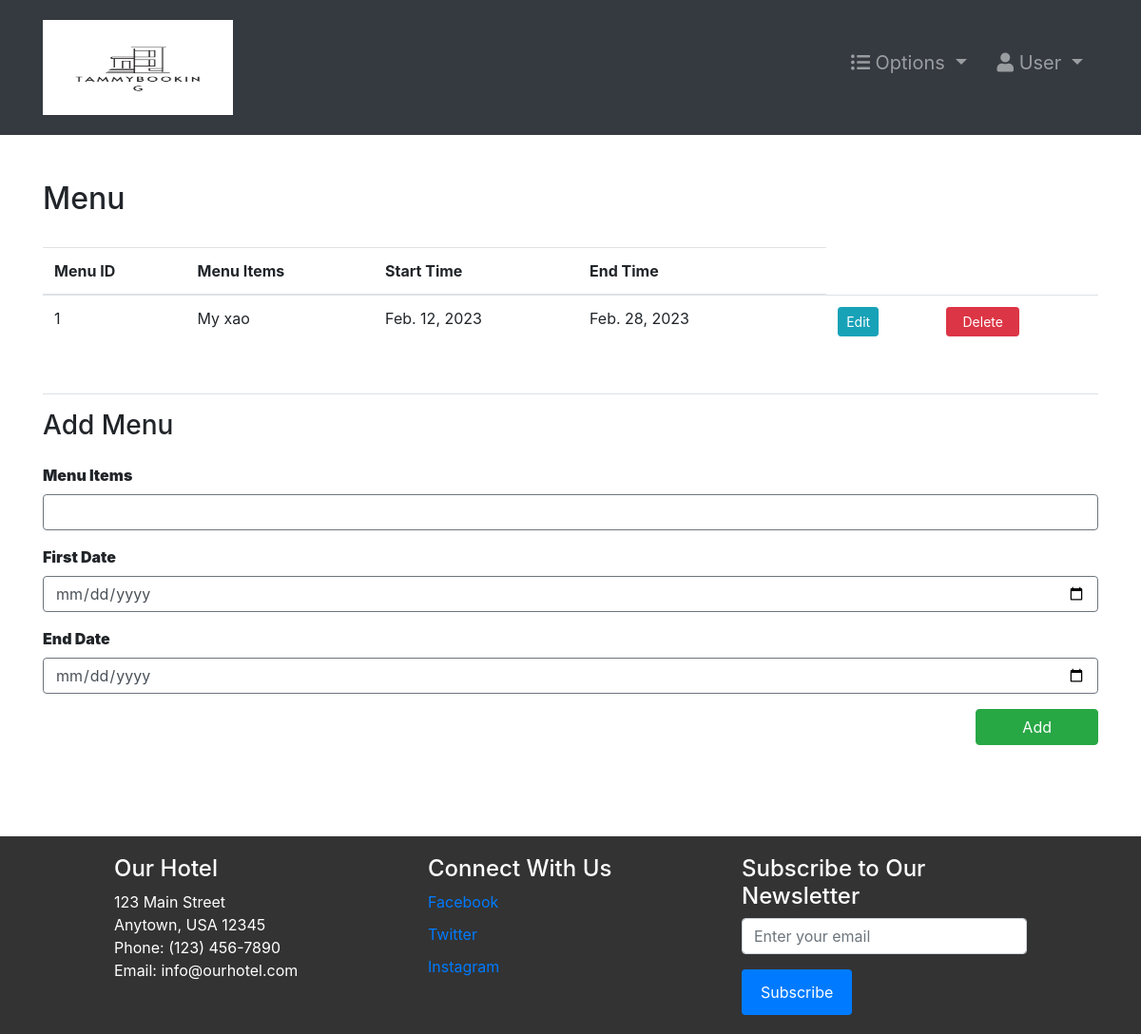
Before: /food-menu/ (signed in) with the older database file.
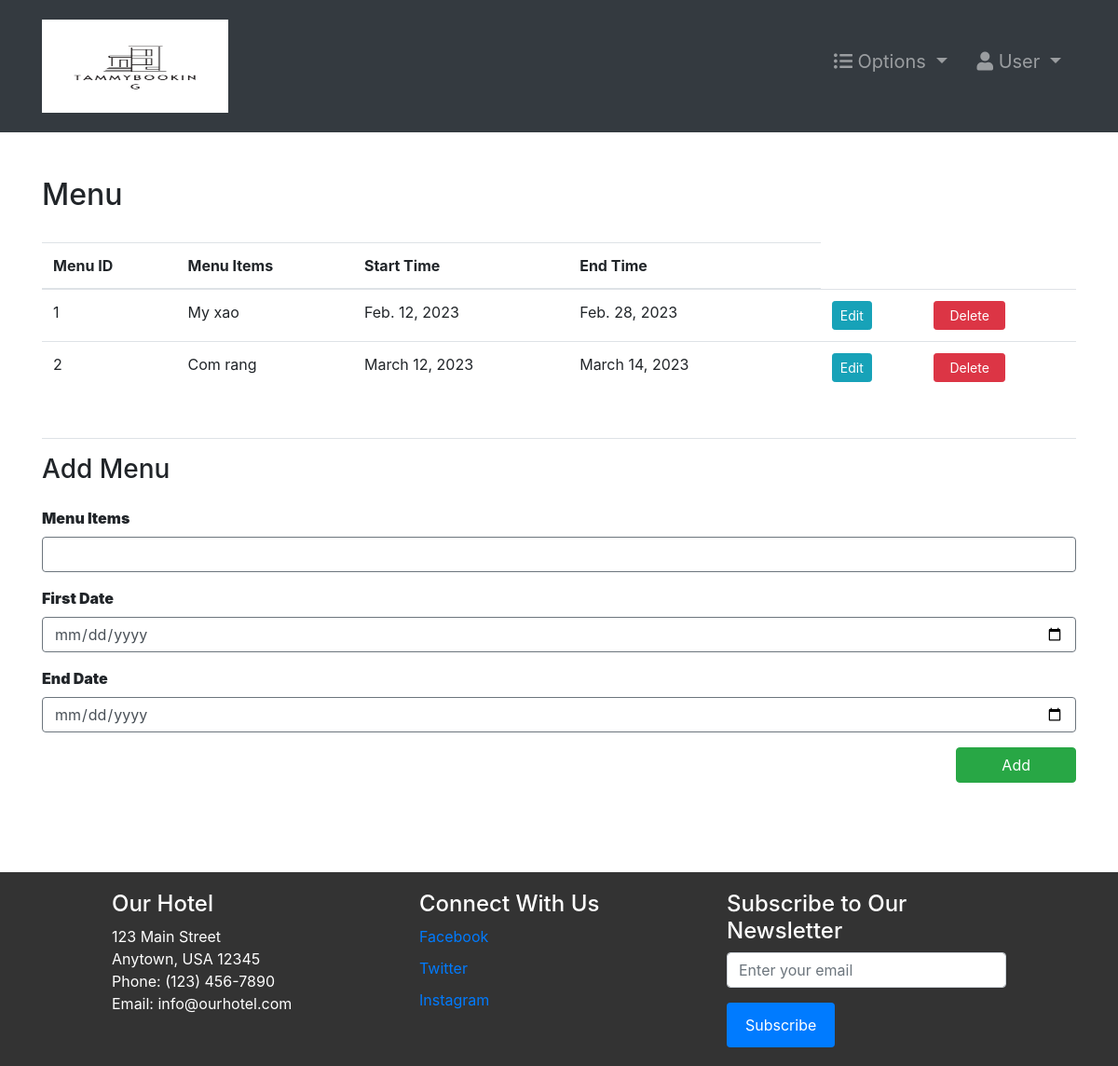
After: the same page with the newer database file.
### hotel/models.py (models this page shows, shortened)
class FoodMenu(models.Model):
    startDate = models.DateField()
    endDate = models.DateField()
    menuItems = models.TextField()

### hotel/views.py (the view)
# urls.py: path('food-menu/', food_menu, name="food-menu"),
@login_required(login_url='login')
def food_menu(request):
    role = str(request.user.groups.all()[0])
    path = role + "/"
    print(request.POST)
    if request.method == "POST":
        if 'add' in request.POST:
            foodmenu = FoodMenu(menuItems=request.POST.get("menuItems"), startDate=request.POST.get(
                "startDate"), endDate=request.POST.get("endDate"))
            foodmenu.save()
    food_menu = FoodMenu.objects.all()
    context = {
        "role": role,
        'food_menu': food_menu
    }
    return render(request, path + "food-menu.html", context)

### Templates/staff/food-menu.html (shortened to what this page needs)
{% extends '../index.html' %}
{% block context %}
<div class="container py-5">
    <div class="table-responsive">
        <div class="table-header row">
            <div class="col-sm-12 col-md-12 col-lg-4 mb-4">
                <h2>Menu</h2>
            </div>
        </div>
        <table class="table table-hover">
            <thead>
                <tr>
                    <th>Menu ID</th>
                    <th>Menu Items</th>
                    <th>Start Time</th>
                    <th>End Time</th>
                    <th></th>
                </tr>
            </thead>
            <tbody>
                {% for f in food_menu %}
                <tr>
                    <td>{{f.id}}</td>
                    <td>{{f.menuItems}}</td>
                    <td>{{f.startDate}}</td>
                    <td>{{f.endDate}}</td>
                    <form action="" method="POST">
                        <td><input type="hidden" value="{{f.id}}" name="id"></td>
                        <td> <a href="{% url 'food-menu-edit' f.id %}" class="btn btn-sm btn-info">Edit</a></td>
                        <td> <a href="{% url 'deleteFoodMenu' f.id %}" class="btn btn-sm btn-danger px-3">Delete</a>
                        </td>
                    </form>
                </tr>
                {% endfor %}
            </tbody>
        </table>
        <div class="newFoodMenu my-5 border-top pt-3">
            <h3>Add Menu </h3>
            <form action="" method="POST">
                <div class="form-group pt-3">
                    <label for="menu_items"><b>Menu Items</b></label>
                    <input type="text" required class="form-control border border-secondary" id="id_menu_items"
                        name="menuItems">
                </div>
                <div class="form-group">
                    <label for="first_date"><b>First Date</b></label>
                    <input type="date" required class="form-control border border-secondary" id="id_first_date"
                        name="startDate">
                </div>
                <div class="form-group">
                    <label for="end_date"><b>End Date</b></label>
                    <input type="date" required class="form-control border border-secondary" id="id_end_date"
                        name="endDate">
                </div>
                <button type="submit" class="btn btn-success px-5 float-right mb-5" name="add">Add</button>
            </form>
        </div>
    </div>
</div>
{% endblock %}

Changed rows visible on the page:
added FoodMenu: id "2", menuItems "Com rang", startDate "March 12, 2023", endDate "March 14, 2023"
